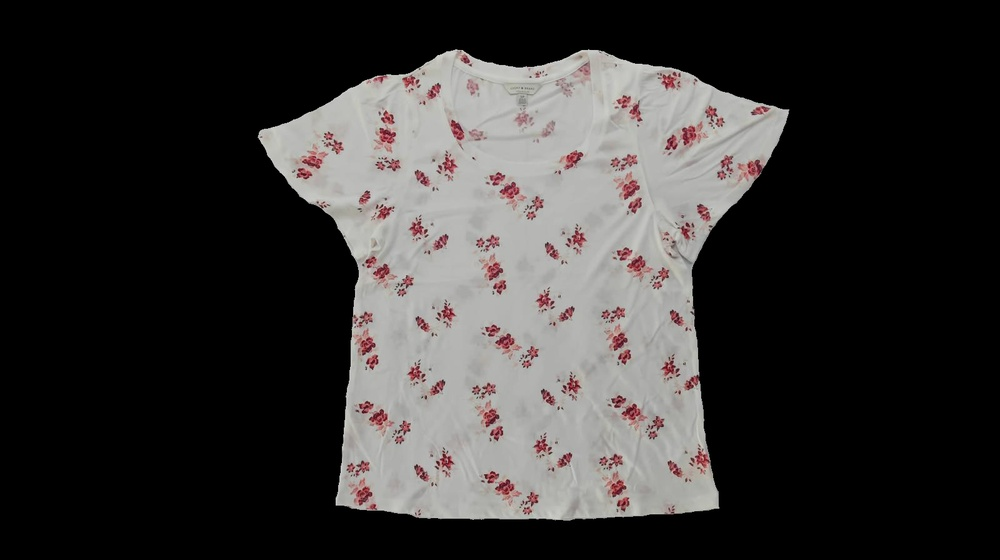
#> input picture contours/PATTERN1.jpg, 1000 x 560 px, shrunk from 1600 x 896 before the run, found by its file name
$ python contours.py
#> lines starting #> are read from the running program, lines starting #| are printed output that depends on the picture; after the words box and inside, x2 and y2 are one past the last pixel; in counts of white or black regions, pixels touching at a corner belong together
# packages
import cv2
import numpy as np

# open source image file
image = cv2.imread('C:/Users/administrator/Desktop/DX_Projects_onGit/autoM/autoM/contours/PATTERN1.jpg', cv2.IMREAD_UNCHANGED)
#> image is the input picture: shape (560, 1000, 3); mean B, G, R 51.7, 52.5, 54.6

# convert image to grayscale
image_gray = cv2.cvtColor(image, cv2.COLOR_BGR2GRAY)
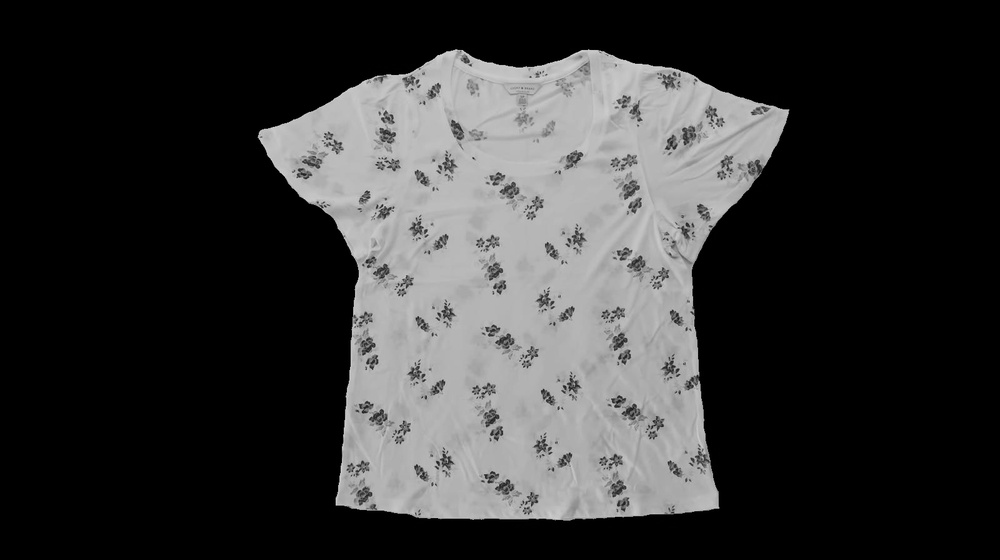
#> image_gray: shape (560, 1000); min 0, max 222, mean 53.1

# onvert image to blck and white
thresh, image_edges = cv2.threshold(image_gray, 100, 255, cv2.THRESH_BINARY)
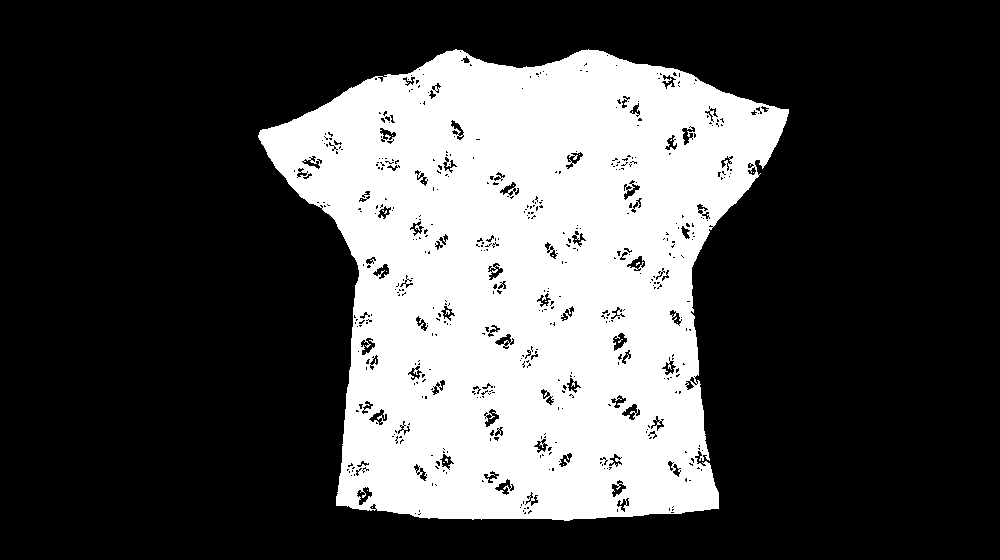
#> image_edges: shape (560, 1000); 29.8% white; 24 white regions (23 under 20 px)

# create canvas
canvas = np.zeros(image.shape, np.uint8)
canvas.fill(255)
#> canvas: shape (560, 1000, 3); every value is 255

# create background mask
mask = np.zeros(image.shape, np.uint8)
mask.fill(255)

# create new background
new_background = np.zeros(image.shape, np.uint8)
new_background.fill(255)

# get all contours
contours_draw, hierachy = cv2.findContours(image_edges, cv2.RETR_TREE, cv2.CHAIN_APPROX_NONE)
#> contours_draw = 744 contours, 593 with area under 20; largest, box (x1, y1, x2, y2) and area: (258, 49, 789, 521) 173861, (612, 332, 628, 352) 171, (356, 486, 373, 506) 168, (360, 337, 376, 356) 167, (368, 408, 388, 426) 158

# get most significant contours
contours_mask, hierachy = cv2.findContours(image_edges, cv2.RETR_EXTERNAL, cv2.CHAIN_APPROX_NONE)
#> contours_mask = 1 contour; box (x1, y1, x2, y2) and area: (258, 49, 789, 521) 173861

# draw all contours
cv2.drawContours(canvas, contours_draw, 1, (0, 0, 0), 3)
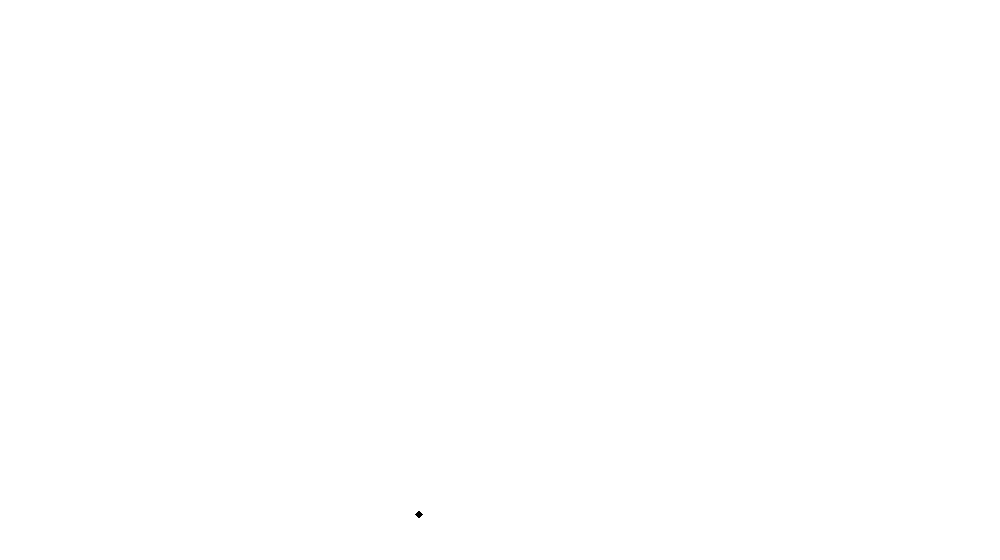
#> canvas: shape (560, 1000, 3); 100% white; 1 black region, box (x1, y1, x2, y2) and area: (415, 511, 423, 518) 32

#debug
# cv2.imshow('Contours1', canvas)

# contours traversal
for contour in range(len(contours_draw)):
    # draw current contour
    cv2.drawContours(canvas, contours_draw, contour, (0, 0, 0), 3)
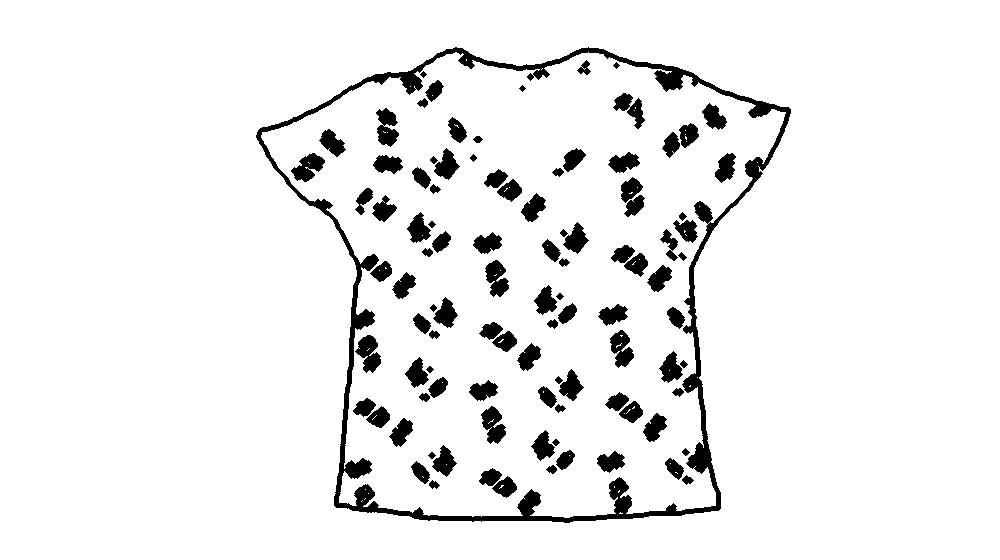
#> canvas: shape (560, 1000, 3); 93.2% white; 100 black regions, largest, box (x1, y1, x2, y2) and area: (256, 47, 791, 523) 13234, (355, 335, 381, 373) 575, (376, 108, 399, 147) 568

# most significant contours traversal
for contour in range(len(contours_mask)):
    # create mask
    if contour != 1:
        cv2.fillConvexPoly(mask, contours_mask[contour], (0, 0, 0))

    # create background
    if contour != 1:
        cv2.fillConvexPoly(new_background, contours_mask[contour], (0, 0, 0))
#> this loop made 1 pass
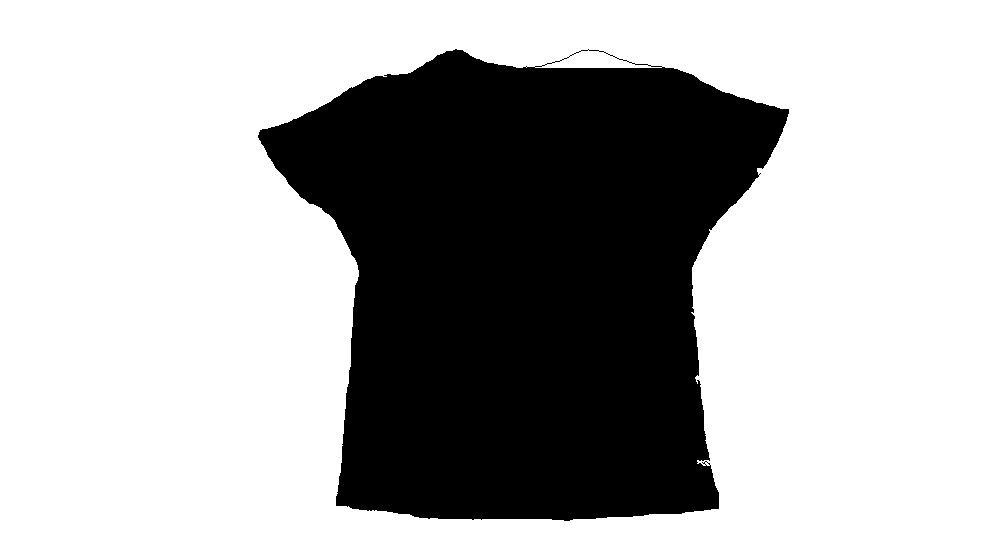
#> mask: shape (560, 1000, 3); 69% white; 1 black region, box (x1, y1, x2, y2) and area: (258, 49, 789, 521) 173796

# display the image in a window
# cv2.imshow('Original', image)
cv2.imshow('Contours', canvas)
# cv2.imshow('Background mask', mask)
cv2.imshow('Masked out pattern', new_background)
# cv2.imshow('Output', cv2.bitwise_and(image, new_background))

# write images
cv2.imwrite('contours.png', canvas)
cv2.imwrite('mask.png', mask)
cv2.imwrite('background.png', new_background)
cv2.imwrite('output.png', cv2.bitwise_and(image, new_background))
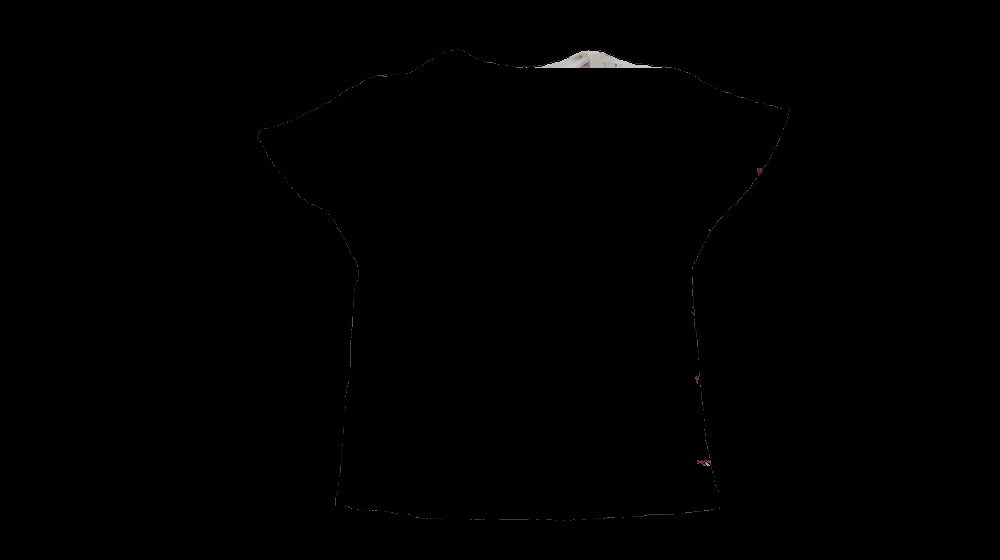
#> saved as output.png: shape (560, 1000, 3); mean B, G, R 0.4, 0.5, 0.5

# escape condition
cv2.waitKey(0)

# clean up windows
cv2.destroyAllWindows()
